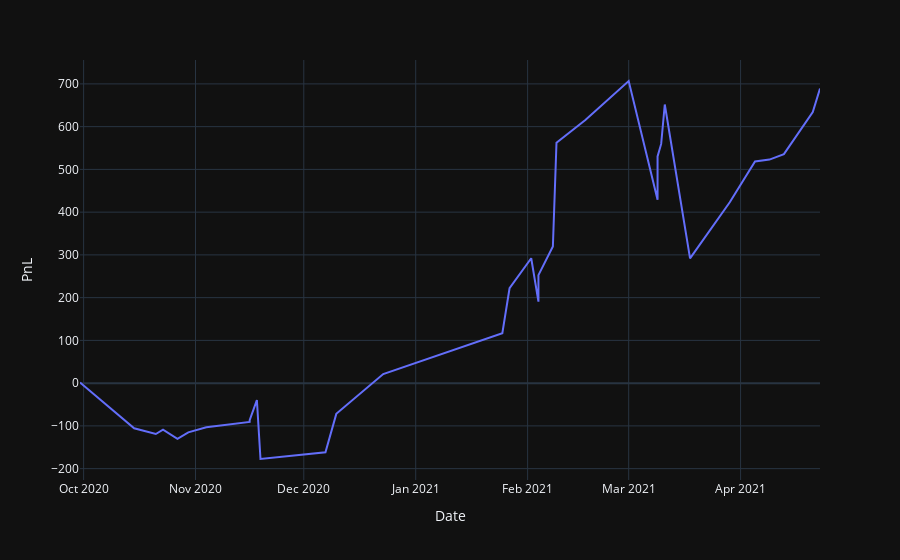

Here is the notebook cell this chart was saved with:
### Code cell
px.line(x=dates, y=np.cumsum(pnl), 
labels={"x" : "Date", "y" : "PnL"}, template="plotly_dark")

### Figure 1 — Plotly figure (JSON) as saved in the notebook; plotly's stock layout.template omitted (floating-point values rounded to 4 significant figures)
{"data": [{"hovertemplate": "Date=%{x}<br>PnL=%{y}<extra></extra>", "legendgroup": "", "line": {"color": "#636efa", "dash": "solid"}, "mode": "lines", "name": "", "orientation": "v", "showlegend": false, "type": "scatter", "x": ["2020-09-30", "2020-10-15", "2020-10-21", "2020-10-23", "2020-10-27", "2020-10-30", "2020-11-04", "2020-11-16", "2020-11-16", "2020-11-18", "2020-11-19", "2020-12-07", "2020-12-10", "2020-12-23", "2021-01-25", "2021-01-27", "2021-02-02", "2021-02-04", "2021-02-04", "2021-02-08", "2021-02-09", "2021-02-17", "2021-03-01", "2021-03-09", "2021-03-09", "2021-03-10", "2021-03-11", "2021-03-18", "2021-03-29", "2021-04-05", "2021-04-09", "2021-04-13", "2021-04-21", "2021-04-23"], "xaxis": "x", "y": [1.7, -105.6, -119.0, -108.9, -130.3, -115.0, -103.2, -90.63, -86.35, -39.53, -177.4, -161.8, -71.84, 21.29, 116.7, 222.0, 292.1, 190.5, 252.7, 319.8, 562.2, 615.6, 706.8, 428.9, 530.3, 559.6, 651.8, 291.9, 423.1, 518.5, 523.0, 535.9, 634.0, 689.3], "yaxis": "y"}], "layout": {"legend": {"tracegroupgap": 0}, "margin": {"t": 60}, "xaxis": {"anchor": "y", "domain": [0, 1], "title": {"text": "Date"}}, "yaxis": {"anchor": "x", "domain": [0, 1], "title": {"text": "PnL"}}}}
